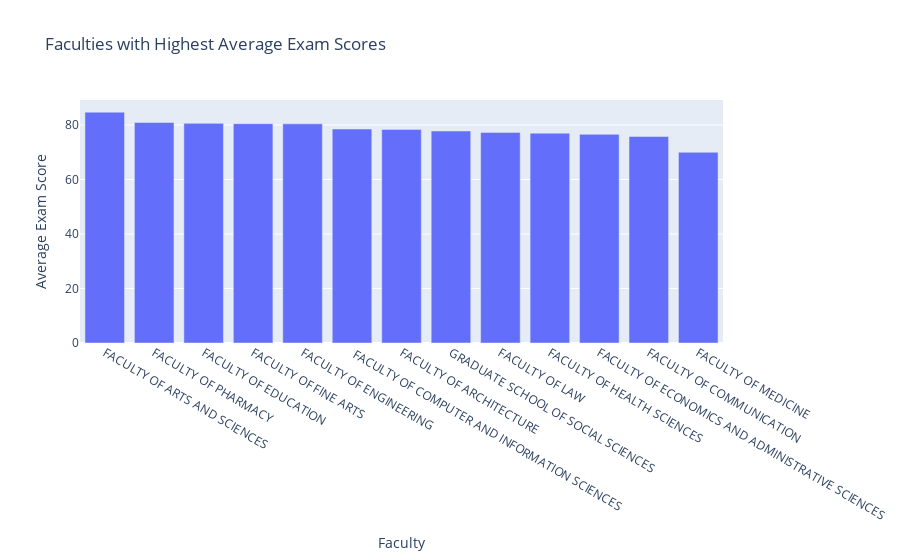

This figure's notebook cell:
### Markdown cell above
### This histogram visualization effectively compares the distribution of exam scores between students with and without grants. It provides a clear and quantitative understanding of the impact of grant status on academic performance, supporting evidence-based decision-making in educational settings. By leveraging these insights, people can optimize resource allocation and enhance support mechanisms to improve overall student outcomes.

### Code cell
faculty_avg_scores = df.groupby('FACULTIES')['EXAM SCORE'].mean().reset_index()

# Sort faculties by average exam scores in descending order
faculty_avg_scores = faculty_avg_scores.sort_values(by='EXAM SCORE', ascending=False)

# Create an interactive bar chart with Plotly
fig = px.bar(faculty_avg_scores, x='FACULTIES', y='EXAM SCORE', 
             labels={'EXAM SCORE': 'average_exam_scores', 'FACULTIES': 'Faculty'},
             title='Faculties with Highest Average Exam Scores',
             hover_data=['EXAM SCORE'])

# Update layout
fig.update_layout(xaxis_title='Faculty', yaxis_title='Average Exam Score')

fig.show()

### Figure 1 — Plotly figure (JSON) as saved in the notebook; plotly's stock layout.template omitted (floating-point values rounded to 4 significant figures)
{"data": [{"alignmentgroup": "True", "hovertemplate": "Faculty=%{x}<br>average_exam_scores=%{y}<extra></extra>", "legendgroup": "", "marker": {"color": "#636efa", "pattern": {"shape": ""}}, "name": "", "offsetgroup": "", "orientation": "v", "showlegend": false, "textposition": "auto", "type": "bar", "x": ["FACULTY OF ARTS AND SCIENCES", "FACULTY OF PHARMACY", "FACULTY OF EDUCATION", "FACULTY OF FINE ARTS", "FACULTY OF ENGINEERING", " FACULTY OF COMPUTER AND INFORMATION SCIENCES", "FACULTY OF ARCHITECTURE", "GRADUATE SCHOOL OF SOCIAL SCIENCES", "FACULTY OF LAW", "FACULTY OF HEALTH SCIENCES", "FACULTY OF ECONOMICS AND ADMINISTRATIVE SCIENCES", "FACULTY OF COMMUNICATION", "FACULTY OF MEDICINE"], "xaxis": "x", "y": [84.71, 80.93, 80.6, 80.49, 80.43, 78.52, 78.39, 77.8, 77.29, 77.02, 76.57, 75.76, 69.97], "yaxis": "y"}], "layout": {"autosize": true, "barmode": "relative", "legend": {"tracegroupgap": 0}, "title": {"text": "Faculties with Highest Average Exam Scores"}, "xaxis": {"anchor": "y", "autorange": true, "domain": [0, 1], "range": [-0.5, 12.5], "title": {"text": "Faculty"}, "type": "category"}, "yaxis": {"anchor": "x", "autorange": true, "domain": [0, 1], "range": [0, 89.17], "title": {"text": "Average Exam Score"}, "type": "linear"}}}
